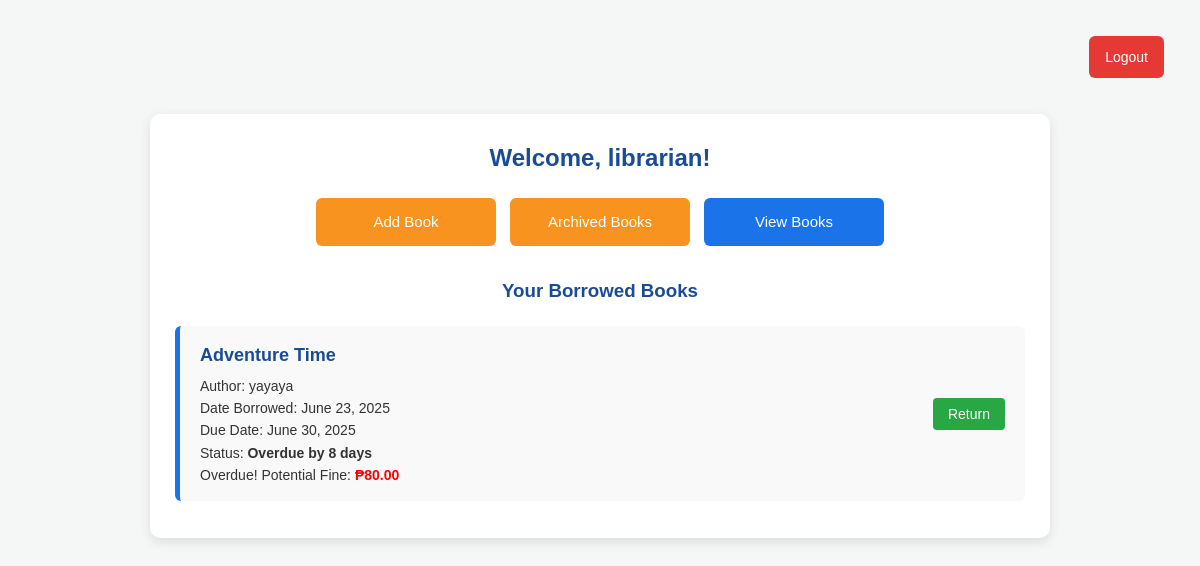
Before: /dashboard.php (signed in) with the older database file.
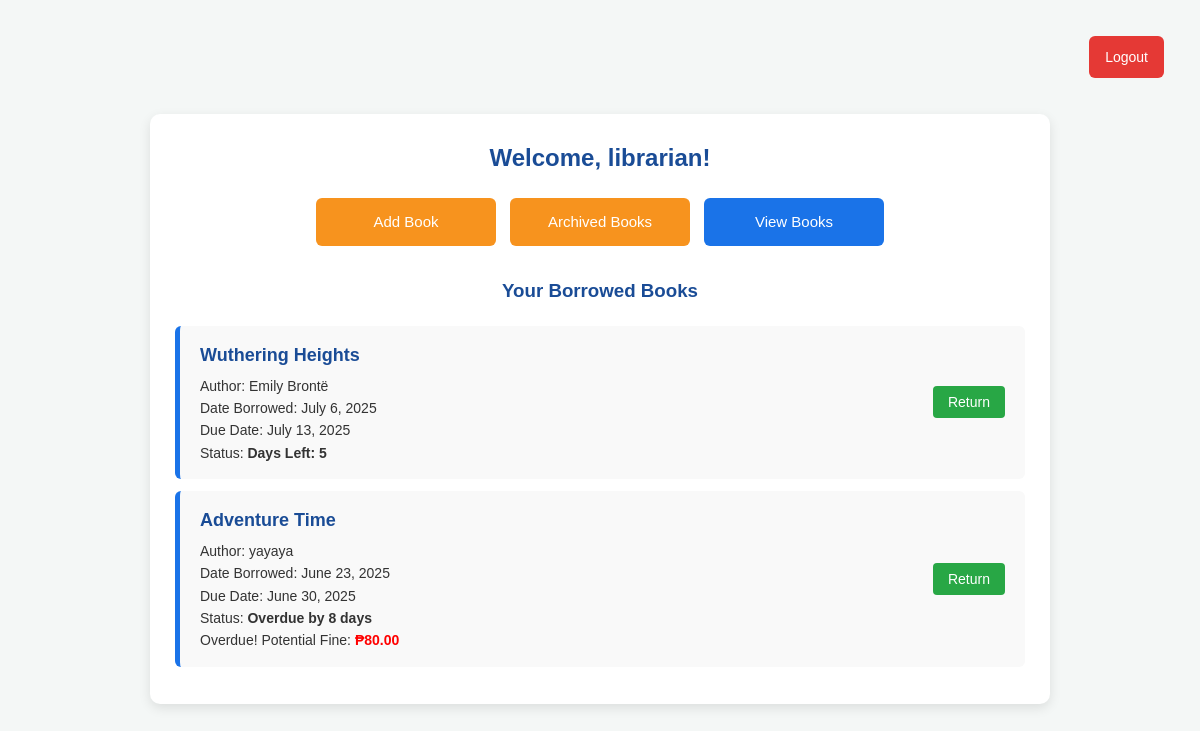
After: the same page with the newer database file.
### tables this page shows
CREATE TABLE `borrowings` (
  `borrow_id` int(11) NOT NULL,
  `book_id` varchar(40) NOT NULL,
  `user_id` int(11) NOT NULL,
  `borrow_date` date NOT NULL,
  `due_date` date NOT NULL,
  `return_date` date DEFAULT NULL,
  `fine_amount` decimal(10,2) NOT NULL DEFAULT 0.00,
  `status` enum('borrowed','returned','overdue','') NOT NULL DEFAULT 'borrowed'
);

CREATE TABLE `books` (
  `book_id` varchar(40) NOT NULL,
  `title` varchar(255) NOT NULL,
  `author` varchar(255) NOT NULL,
  `month_published` varchar(20) DEFAULT NULL,
  `year_published` int(11) NOT NULL,
  `category` varchar(50) NOT NULL,
  `cover_image` varchar(255) DEFAULT NULL,
  `date_added` date NOT NULL,
  `count_in_library` int(11) NOT NULL DEFAULT 0,
  `available_copies` int(11) NOT NULL DEFAULT 0,
  `status` enum('available','borrowed','archived','') NOT NULL DEFAULT 'available'
);

### dashboard.php (the view, shortened to what this page needs)
<?php
include "db.php";
$username = $_SESSION['username'];
$user_id = $_SESSION['user_id'];
$user_type = $_SESSION['user_type'];
$query = "
    SELECT b.title, b.author, br.borrow_date, br.due_date, br.return_date, br.fine_amount, br.borrow_id, br.book_id
    FROM borrowings br
    JOIN books b ON br.book_id = b.book_id
    WHERE br.user_id = ?
    ORDER BY br.borrow_date DESC
";
$stmt = $conn->prepare($query);
$stmt->bind_param("i", $user_id);
$stmt->execute();
$result = $stmt->get_result();
?>
<!DOCTYPE html>
<html>
<head>
    <link rel="stylesheet" href="style.css">
</head>
<body>
    <div class="logout-top">
        <a href="logout.php">Logout</a>
    </div>
    <div class="container dashboard-box">
        <h2>Welcome, <?php echo htmlspecialchars($username); ?>!</h2>
        <div class="button-grid">
            <?php if ($user_type === 'admin' || $user_type === 'librarian'): ?>
                <a href="add_book.php" class="dash-button admin-button">Add Book</a>
                <a href="archive_book.php" class="dash-button admin-button">Archived Books</a>
            <?php endif; ?>
            <a href="view_books.php" class="dash-button">View Books</a>
        </div>
        <h3>Your Borrowed Books</h3>
        <?php if ($result->num_rows > 0): ?>
            <?php while ($row = $result->fetch_assoc()): ?>
                <?php
                $borrowed_date = new DateTime($row['borrow_date']);
                $due_date = new DateTime($row['due_date']);
                $today = new DateTime();
                $today = new DateTime($today->format('Y-m-d'));
                $is_returned = ($row['return_date'] !== null);
                $status_text = "Not Returned";
                $fine_display = "";
                $card_class = "";
                if ($is_returned) {
                        $status_text = "Returned on " . (new DateTime($row['return_date']))->format('F j, Y');
                        $card_class = "returned";
                        if ($row['fine_amount'] > 0) {
                            $fine_display = "Fine Paid: <span class='fine'>₱" . number_format($row['fine_amount'], 2) . "</span>";
                        }
                    }
                        else {
                        if ($today == $due_date) {
                            $status_text = "Due Today";
                        } elseif ($today > $due_date) {
                            $overdue_days = $today->diff($due_date)->days;
                            $status_text = "Overdue by " . $overdue_days . " day" . ($overdue_days > 1 ? "s" : "");
                            $potential_fine = $overdue_days * 10;
                            $fine_display = "Overdue! Potential Fine: <span class='fine'>₱" . number_format($potential_fine, 2) . "</span>";
                        } else {
                            $remaining_days = $today->diff($due_date)->days;
                            if ($remaining_days === 1) {
                                $status_text = "Due Tomorrow";
                            } else {
                                $status_text = "Days Left: " . $remaining_days;
                            }
                        }
                    }
                ?>
                <div class="borrowed-card <?php echo $card_class; ?>">
                    <div class="borrowed-details">
                        <div class="borrowed-title"><?php echo htmlspecialchars($row['title']); ?></div>
                        <div class="meta">
                            Author: <?php echo htmlspecialchars($row['author']); ?><br>
                            Date Borrowed: <?php echo $borrowed_date->format('F j, Y'); ?><br>
                            Due Date: <?php echo $due_date->format('F j, Y'); ?><br>
                            Status: <strong><?php echo $status_text; ?></strong><br>
                            <?php echo $fine_display; ?>
                        </div>
                    </div>
                    <div class="borrowed-actions">
                        <?php if (!$is_returned): ?>
                            <form action="" method="POST" style="display:inline-block;"
                                  onsubmit="return confirmReturn('<?php echo htmlspecialchars($row['title']); ?>');">
                                <button type="submit" name="action" value="return" class="btn-return">Return</button>
                            </form>
                        <?php else: ?>
                            <button disabled class="btn-returned">Returned</button>
                        <?php endif; ?>
                    </div>
                </div>
            <?php endwhile; ?>
        <?php else: ?>
            <p>You have not borrowed any books.</p>
        <?php endif; ?>
    </div>
</body>
</html>

Changed rows visible on the page:
added borrowings: book.title "Wuthering Heights", book.author "Emily Brontë", borrow_date "July 6, 2025", due_date "July 13, 2025", due_date "Days Left: 5"
